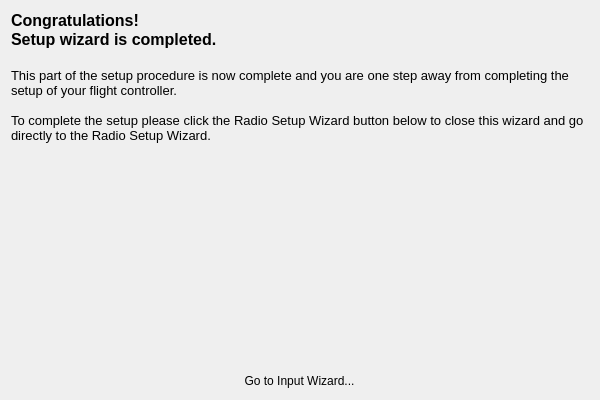
<?xml version="1.0" encoding="UTF-8"?>
<ui version="4.0">
 <class>EndPage</class>
 <widget class="QWizardPage" name="EndPage">
  <property name="geometry">
   <rect>
    <x>0</x>
    <y>0</y>
    <width>600</width>
    <height>400</height>
   </rect>
  </property>
  <property name="minimumSize">
   <size>
    <width>600</width>
    <height>400</height>
   </size>
  </property>
  <property name="windowTitle">
   <string>WizardPage</string>
  </property>
  <layout class="QVBoxLayout" name="verticalLayout">
   <item>
    <widget class="QLabel" name="label_2">
     <property name="text">
      <string>&lt;!DOCTYPE HTML PUBLIC &quot;-//W3C//DTD HTML 4.0//EN&quot; &quot;http://www.w3.org/TR/REC-html40/strict.dtd&quot;&gt;
&lt;html&gt;&lt;head&gt;&lt;meta name=&quot;qrichtext&quot; content=&quot;1&quot; /&gt;&lt;style type=&quot;text/css&quot;&gt;
p, li { white-space: pre-wrap; }
&lt;/style&gt;&lt;/head&gt;&lt;body style=&quot; font-family:'Lucida Grande'; font-size:13pt; font-weight:400; font-style:normal;&quot;&gt;
&lt;p style=&quot; margin-top:0px; margin-bottom:0px; margin-left:0px; margin-right:0px; -qt-block-indent:0; text-indent:0px;&quot;&gt;&lt;span style=&quot; font-family:'MS Shell Dlg 2'; font-size:12pt; font-weight:600;&quot;&gt;Congratulations!&lt;/span&gt;&lt;/p&gt;
&lt;p style=&quot; margin-top:0px; margin-bottom:0px; margin-left:0px; margin-right:0px; -qt-block-indent:0; text-indent:0px;&quot;&gt;&lt;span style=&quot; font-family:'MS Shell Dlg 2'; font-size:12pt; font-weight:600;&quot;&gt;Setup wizard is completed.&lt;/span&gt;&lt;/p&gt;
&lt;p style=&quot;-qt-paragraph-type:empty; margin-top:0px; margin-bottom:0px; margin-left:0px; margin-right:0px; -qt-block-indent:0; text-indent:0px; font-family:'MS Shell Dlg 2'; font-size:12pt; font-weight:600;&quot;&gt;&lt;br /&gt;&lt;/p&gt;
&lt;p style=&quot; margin-top:0px; margin-bottom:0px; margin-left:0px; margin-right:0px; -qt-block-indent:0; text-indent:0px;&quot;&gt;&lt;span style=&quot; font-family:'MS Shell Dlg 2'; font-size:10pt;&quot;&gt;This part of the setup procedure is now complete and you are one step away from completing the setup of your flight controller.&lt;/span&gt;&lt;/p&gt;
&lt;p style=&quot;-qt-paragraph-type:empty; margin-top:0px; margin-bottom:0px; margin-left:0px; margin-right:0px; -qt-block-indent:0; text-indent:0px; font-family:'MS Shell Dlg 2'; font-size:10pt;&quot;&gt;&lt;br /&gt;&lt;/p&gt;
&lt;p style=&quot; margin-top:0px; margin-bottom:0px; margin-left:0px; margin-right:0px; -qt-block-indent:0; text-indent:0px;&quot;&gt;&lt;span style=&quot; font-family:'MS Shell Dlg 2'; font-size:10pt;&quot;&gt;To complete the setup please click the Radio Setup Wizard button below to close this wizard and go directly to the Radio Setup Wizard.&lt;/span&gt;&lt;/p&gt;
&lt;p style=&quot;-qt-paragraph-type:empty; margin-top:0px; margin-bottom:0px; margin-left:0px; margin-right:0px; -qt-block-indent:0; text-indent:0px; font-family:'MS Shell Dlg 2'; font-size:10pt;&quot;&gt;&lt;br /&gt;&lt;/p&gt;&lt;/body&gt;&lt;/html&gt;</string>
     </property>
     <property name="alignment">
      <set>Qt::AlignLeading|Qt::AlignLeft|Qt::AlignTop</set>
     </property>
     <property name="wordWrap">
      <bool>true</bool>
     </property>
    </widget>
   </item>
   <item>
    <layout class="QHBoxLayout" name="horizontalLayout">
     <item>
      <widget class="QToolButton" name="inputWizardButton">
       <property name="styleSheet">
        <string notr="true">QToolButton { border: none }</string>
       </property>
       <property name="text">
        <string>Go to Input Wizard...</string>
       </property>
       <property name="icon">
        <iconset resource="../wizardResources.qrc">
         <normaloff>:/setupwizard/resources/bttn-txwizard-off.png</normaloff>
         <normalon>:/setupwizard/resources/bttn-txwizard-on.png</normalon>
         <activeoff>:/setupwizard/resources/bttn-txwizard-off.png</activeoff>
         <activeon>:/setupwizard/resources/bttn-txwizard-off.png</activeon>:/setupwizard/resources/bttn-txwizard-off.png</iconset>
       </property>
       <property name="iconSize">
        <size>
         <width>200</width>
         <height>100</height>
        </size>
       </property>
       <property name="autoRaise">
        <bool>true</bool>
       </property>
      </widget>
     </item>
    </layout>
   </item>
  </layout>
 </widget>
 <resources>
  <include location="../wizardResources.qrc"/>
 </resources>
 <connections/>
</ui>
